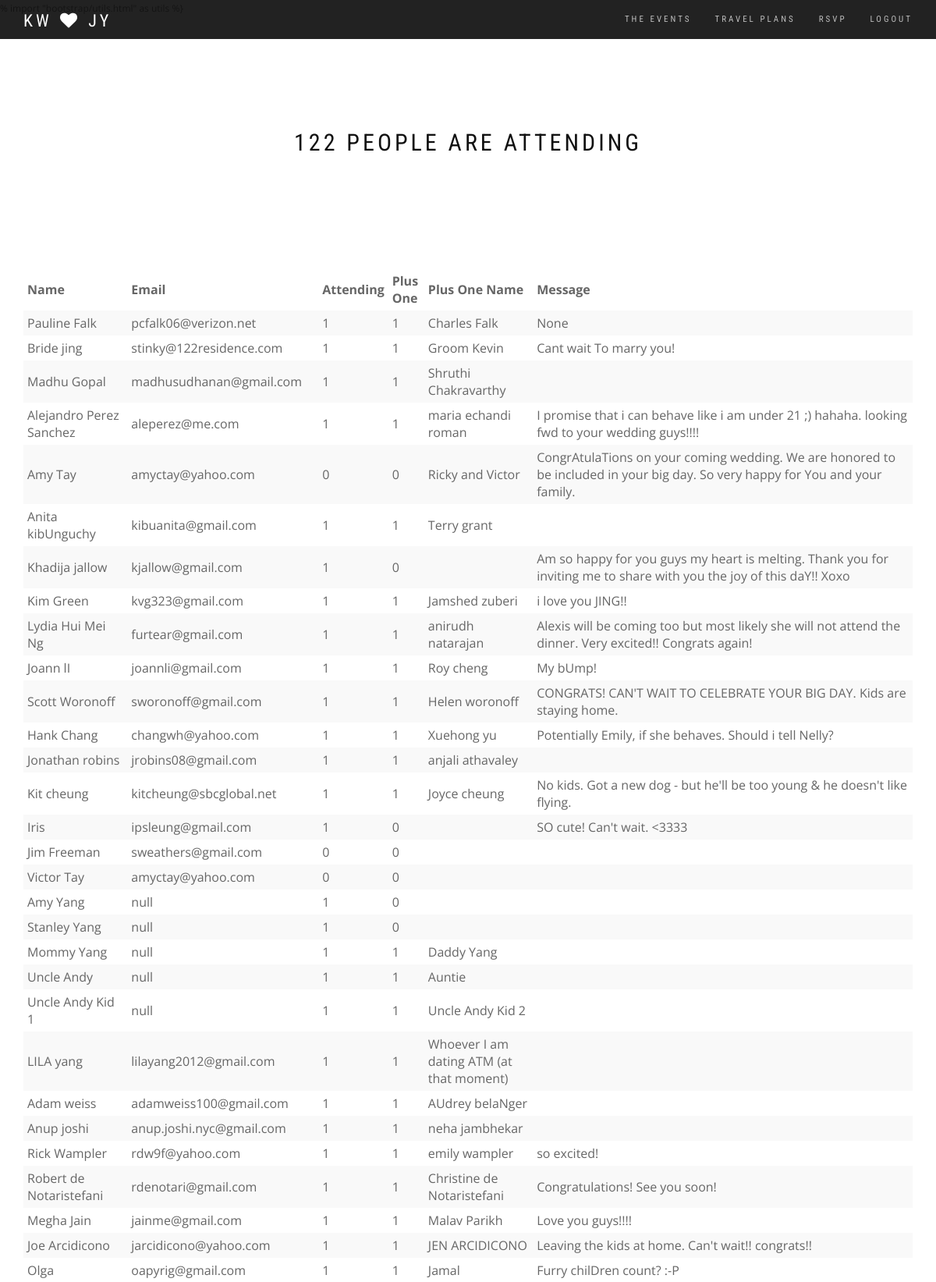
The app's page /guestlist (signed in, upper part) with its own data.
### app.py (models this page shows, shortened)
class User(db.Model):
    id = db.Column(db.Integer, primary_key=True)
    name = db.Column(db.String(64), index=True, unique=True)
    email = db.Column(db.String(120), index=True, unique=True)
    attending = db.Column(db.Integer, unique=True)
    plusone = db.Column(db.Integer, unique=True)
    plusonename = db.Column(db.String(64), unique=True)
    message = db.Column(db.String(500), unique=True)
    street = db.Column(db.String(120), unique=True)
    city = db.Column(db.String(120), unique=True)
    state = db.Column(db.String(64), unique=True)
    zipcd = db.Column(db.Integer, unique=True)

### app.py (the view)
@app.route('/guestlist')
@login_required
def guestlist():
	guests = User.query.all()
	guestcount = 0
	for guest in guests:
		if guest.attending:
			guestcount += 1
		if guest.plusone:
			guestcount += 1
	return render_template('guestlist.html', guests=guests, guestcount=guestcount)

### app.py (called while the page is built)
@app.before_request
def before_request():
    g.user = current_user

@loginmanager.user_loader
def load_user(id):
    return Admin.query.get(int(id))

	@property
	def is_authenticated(self):
		return True

### templates/guestlist.html (shortened to what this page needs)
<!DOCTYPE html>
<html lang="en" ng-app>
<head>
    <link rel="stylesheet" href="//netdna.bootstrapcdn.com/bootstrap/3.3.4/css/bootstrap.min.css">
    <link rel="stylesheet" href="//maxcdn.bootstrapcdn.com/font-awesome/4.4.0/css/font-awesome.min.css">
    <link href="{{ url_for('static', filename="css/bootstrap-switch.min.css") }}" rel="stylesheet">
    <link href="{{ url_for('static', filename="css/simpletextrotator.css") }}" rel="stylesheet">
    <link href="{{ url_for('static', filename="css/et-line-font.css") }}" rel="stylesheet">
    <link href="{{ url_for('static', filename="css/magnific-popup.css") }}" rel="stylesheet">
    <link href="{{ url_for('static', filename="css/flexslider.css") }}" rel="stylesheet">
    <link href="{{ url_for('static', filename="css/owl.carousel.css") }}" rel="stylesheet">
    <link href="{{ url_for('static', filename="css/animate.css") }}" rel="stylesheet">
    <link href="{{ url_for('static', filename="css/style.css") }}" rel="stylesheet">
</head>
<body>
 <nav class="navbar navbar-custom navbar-fixed-top" role="navigation">
   <div class="container">
     <a class="navbar-brand" href="//jingandkevin.github.io"> KW <i class="fa fa-fw"> &#xf004; </i> JY </a>
     <div class="collapse navbar-collapse" id="custom-collapse">
         <ul class="nav navbar-nav navbar-right">
             <li><a href="//jingandkevin.github.io/event/" class="section-scroll">The Events</a></li>
             <li><a href="//jingandkevin.github.io/travel/" class="section-scroll">Travel Plans</a></li>
             <li><a href="/rsvp/" class="section-scroll">RSVP</a></li>
             {% if g.user.is_authenticated %}
             <li><a href="{{ url_for('logout') }}" class="section-scroll">Logout</a></li>
             {% endif %}
         </ul>
     </div>
   </div>
 </nav>
<section class="module home-full-height">
    <div class="container">
        <div class="row">
            <div class="col-sm-6 col-sm-offset-3">
                <h3 class="module-title font-alt mb-0">{{ guestcount | safe }} people are attending</h3>
            </div>
        </div>
    </div>
</section>
<section class="module pt-0 pb-0">
	<div class="container">
		<table class="table-condensed table-striped" cellspacing="0" width="100%">
		    <thead>
		        <tr>
		            <th>Name</th>
		            <th>Email</th>
                <th>Attending</th>
		            <th>Plus One</th>
                <th>Plus One Name</th>
                <th>Message</th>
		        </tr>
		    </thead>
			<tbody>
				{% for guest in guests %}
				<tr>
					<td>{{ guest.name | safe }}</td>
					<td>{{ guest.email | safe }}</td>
          <td>{{ guest.attending | safe }}</td>
          <td>{{ guest.plusone | safe }}</td>
					<td>{{ guest.plusonename | safe }}</td>
          <td>{{ guest.message | safe }}</td>
				</tr>
				{% endfor %}
			</tbody>
		</table>
	</div>
</section>
</body>
</html>

### static/css/style.css (style rules this page uses)
html { overflow-y: scroll; overflow-x: hidden; -ms-overflow-style: scrollbar; }
body { background: #fff; font: 400 12px/1.8 "Open Sans", sans-serif; color: #666; -webkit-font-smoothing: antialiased; }
a, .btn { -webkit-transition: all 0.125s ease-in-out 0s; -moz-transition: all 0.125s ease-in-out 0s; -ms-transition: all 0.125s ease-in-out 0s; -o-transition: all 0.125s ease-in-out 0s; transition: all 0.125s ease-in-out 0s; }
a { color: #111; }
h1, h2, h3, h4, h5, h6 { line-height: 1.4; font-weight: 400; }
p, ol, ul, blockquote { margin: 0 0 20px; }
.font-alt { font-family: "Roboto Condensed", sans-serif; text-transform: uppercase; letter-spacing: 2px; }
.navbar-custom { background-color: rgba(10, 10, 10, .9); border: 0; border-radius: 0; z-index: 1000; font-family: "Roboto Condensed", sans-serif; text-transform: uppercase; letter-spacing: 3px; font-size: 11px; -webkit-transition: background, padding 0.4s ease-in-out 0s; -moz-transition: background, padding 0.4s ease-in-out 0s; -ms-transition: background, padding 0.4s ease-in-out 0s; -o-transition: background, padding 0.4s ease-in-out 0s; transition: background, padding 0.4s ease-in-out 0s; }
.navbar a { -webkit-transition: color 0.125s ease-in-out 0s; -moz-transition: color 0.125s ease-in-out 0s; -ms-transition: color 0.125s ease-in-out 0s; -o-transition: color 0.125s ease-in-out 0s; transition: color 0.125s ease-in-out 0s; }
.navbar-custom .navbar-brand { letter-spacing: 4px; font-weight: 400; font-size: 22px; color: #fff; }
.navbar-custom .nav li > a { position: relative; color: rgba(255, 255, 255, .7); }
.module, .module-small { position: relative; padding: 140px 0; background-repeat: no-repeat; background-position: 50% 50%; -webkit-background-size: cover; -moz-background-size: cover; -o-background-size: cover; background-size: cover; }
.module-title { position: relative; letter-spacing: 4px; text-align: center; font-weight: 400; font-size: 30px; color: #111; margin: 0 0 70px; }
.pt-0 { padding-top:0!important }
.pb-0 { padding-bottom:0!important }
.mb-0 { margin-bottom:0!important }

### records on screen
User: name "Pauline Falk", email "pcfalk06@verizon.net", attending "1", plusone "1", plusonename "Charles Falk", message "None"
User: name "Bride jing", email "stinky@122residence.com", attending "1", plusone "1", plusonename "Groom Kevin", message "Cant wait To marry you!"
User: name "Madhu Gopal", email "madhusudhanan@gmail.com", attending "1", plusone "1", plusonename "Shruthi Chakravarthy"
User: name "Alejandro Perez Sanchez", email "aleperez@me.com", attending "1", plusone "1", plusonename "maria echandi roman", message "I promise that i can behave like i am under 21 ;) hahaha. looking fwd to your wedding guys!!!!"
User: name "Amy Tay", email "amyctay@yahoo.com", attending "0", plusone "0", plusonename "Ricky and Victor", message "CongrAtulaTions on your coming wedding. We are honored to be included in your big day. So very happy for You and your family."
User: name "Anita kibUnguchy", email "kibuanita@gmail.com", attending "1", plusone "1", plusonename "Terry grant"
User: name "Khadija jallow", email "kjallow@gmail.com", attending "1", plusone "0", message "Am so happy for you guys my heart is melting. Thank you for inviting me to share with you the joy of this daY!! Xoxo"
User: name "Kim Green", email "kvg323@gmail.com", attending "1", plusone "1", plusonename "Jamshed zuberi", message "i love you JING!!"
User: name "Lydia Hui Mei Ng", email "furtear@gmail.com", attending "1", plusone "1", plusonename "anirudh natarajan", message "Alexis will be coming too but most likely she will not attend the dinner. Very excited!! Congrats again!"
User: name "Joann lI", email "joannli@gmail.com", attending "1", plusone "1", plusonename "Roy cheng", message "My bUmp!"
User: name "Scott Woronoff", email "sworonoff@gmail.com", attending "1", plusone "1", plusonename "Helen woronoff", message "CONGRATS! CAN'T WAIT TO CELEBRATE YOUR BIG DAY. Kids are staying home."
User: name "Hank Chang", email "changwh@yahoo.com", attending "1", plusone "1", plusonename "Xuehong yu", message "Potentially Emily, if she behaves. Should i tell Nelly?"
User: name "Jonathan robins", email "jrobins08@gmail.com", attending "1", plusone "1", plusonename "anjali athavaley"
User: name "Kit cheung", email "kitcheung@sbcglobal.net", attending "1", plusone "1", plusonename "Joyce cheung", message "No kids. Got a new dog - but he'll be too young & he doesn't like flying."
User: name "Iris", email "ipsleung@gmail.com", attending "1", plusone "0", message "SO cute! Can't wait. <3333"
User: name "Jim Freeman", email "sweathers@gmail.com", attending "0", plusone "0"
User: name "Victor Tay", email "amyctay@yahoo.com", attending "0", plusone "0"
User: name "Amy Yang", email "null", attending "1", plusone "0"
User: name "Stanley Yang", email "null", attending "1", plusone "0"
User: name "Mommy Yang", email "null", attending "1", plusone "1", plusonename "Daddy Yang"
User: name "Uncle Andy", email "null", attending "1", plusone "1", plusonename "Auntie"
User: name "Uncle Andy Kid 1", email "null", attending "1", plusone "1", plusonename "Uncle Andy Kid 2"
User: name "LILA yang", email "lilayang2012@gmail.com", attending "1", plusone "1", plusonename "Whoever I am dating ATM (at that moment)"
User: name "Adam weiss", email "adamweiss100@gmail.com", attending "1", plusone "1", plusonename "AUdrey belaNger"
User: name "Anup joshi", email "anup.joshi.nyc@gmail.com", attending "1", plusone "1", plusonename "neha jambhekar"
User: name "Rick Wampler", email "rdw9f@yahoo.com", attending "1", plusone "1", plusonename "emily wampler", message "so excited!"
User: name "Robert de Notaristefani", email "rdenotari@gmail.com", attending "1", plusone "1", plusonename "Christine de Notaristefani", message "Congratulations! See you soon!"
User: name "Megha Jain", email "jainme@gmail.com", attending "1", plusone "1", plusonename "Malav Parikh", message "Love you guys!!!!"
User: name "Joe Arcidicono", email "jarcidicono@yahoo.com", attending "1", plusone "1", plusonename "JEN ARCIDICONO", message "Leaving the kids at home. Can't wait!! congrats!!"
User: name "Olga", email "oapyrig@gmail.com", attending "1", plusone "1", plusonename "Jamal", message "Furry chilDren count? :-P"

### other values on screen
{{ guestcount | safe }} "122"
